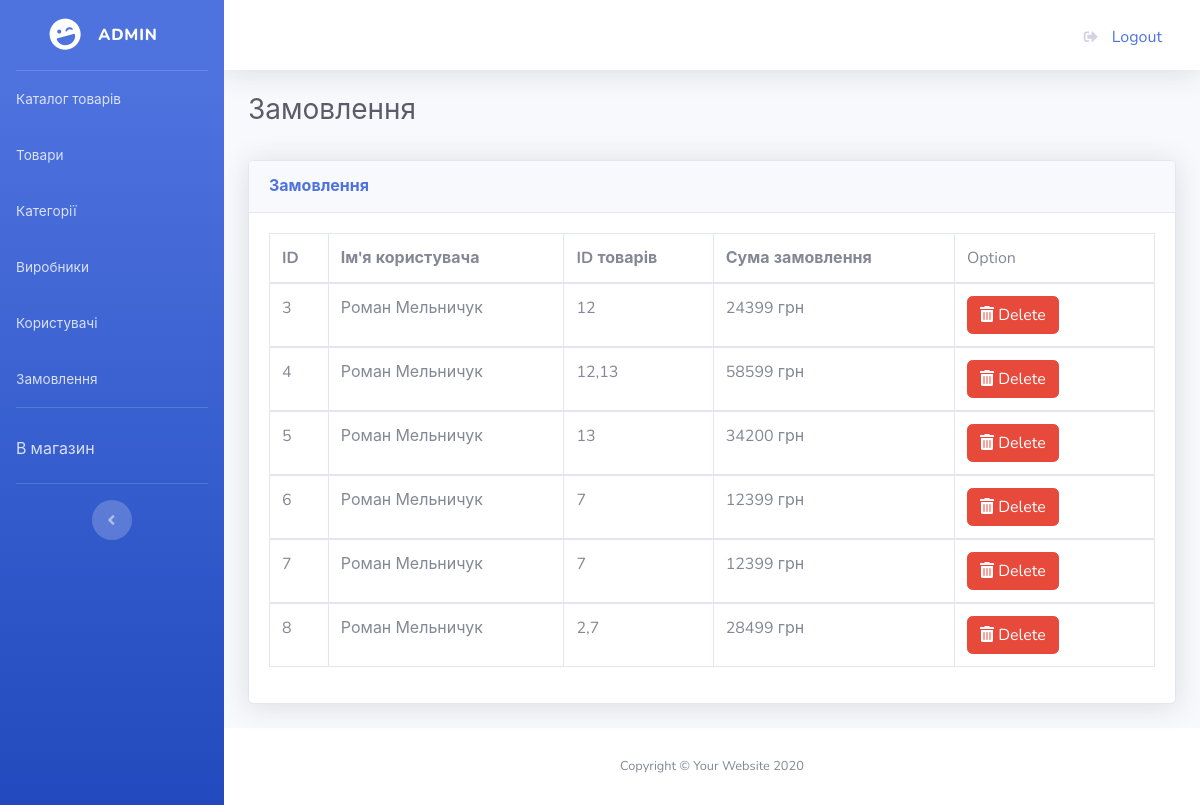
The page /admin/orders.php on the database its author committed.
### tables this page shows
CREATE TABLE `user_order` (
  `id` int(11) NOT NULL,
  `id_product` varchar(11) NOT NULL,
  `order_sum` varchar(11) NOT NULL,
  `id_user` int(11) NOT NULL
);

CREATE TABLE `user` (
  `id` int(11) NOT NULL,
  `username` varchar(50) NOT NULL,
  `email` varchar(50) NOT NULL,
  `tel` varchar(13) NOT NULL,
  `address` varchar(100) DEFAULT NULL,
  `password` int(30) NOT NULL,
  `role` varchar(5) DEFAULT NULL
);

### admin/modules/orders/all.php (the view)
<div class="card shadow mb-4">
    <div class="card-header py-3 align-items-center d-flex justify-content-between">
        <h6 class="m-0 font-weight-bold text-primary">Замовлення</h6>
    </div>
    <div class="card-body">
        <div class="table-responsive">
            <table class="table table-bordered" id="dataTable" width="100%" cellspacing="0">
                <thead>
                    <tr>
                        <th>ID</th>
                        <th>Ім'я користувача</th>
                        <th>ID товарів</th>
                        <th>Сума замовлення</th>
                        <td>Option</td>
                    </tr>
                </thead>
                <?php
                $sql = "SELECT user_order.id, id_product, order_sum, username
                FROM user_order
                JOIN user ON id_user = user.id
                ORDER BY user_order.id ASC";
                $result = mysqli_query($conn, $sql);
                while ($order = $result->fetch_assoc()) {
                ?>
                    <tbody>
                        <tr>
                            <td><?= $order['id'] ?></td>
                            <td><?= $order['username'] ?></td>
                            <td><?= $order['id_product'] ?></td>
                            <td><?= $order['order_sum'] ?> грн</td>
                            <td style="width: 200px;">
                                <a href="?page=delete&id=<?=$order['id']?>" class="btn btn-danger">
                                    <i class="fas fa-trash-alt"></i>
                                    Delete
                                </a>
                            </td>
                        </tr>
                    </tbody>
                <?php } ?>
            </table>
        </div>
    </div>
</div>

### rows shown on the page
user_order: id "3", id_user.username "Роман Мельничук", id_product "12", order_sum "24399"
user_order: id "4", id_user.username "Роман Мельничук", id_product "12,13", order_sum "58599"
user_order: id "5", id_user.username "Роман Мельничук", id_product "13", order_sum "34200"
user_order: id "6", id_user.username "Роман Мельничук", id_product "7", order_sum "12399"
user_order: id "7", id_user.username "Роман Мельничук", id_product "7", order_sum "12399"
user_order: id "8", id_user.username "Роман Мельничук", id_product "2,7", order_sum "28499"
